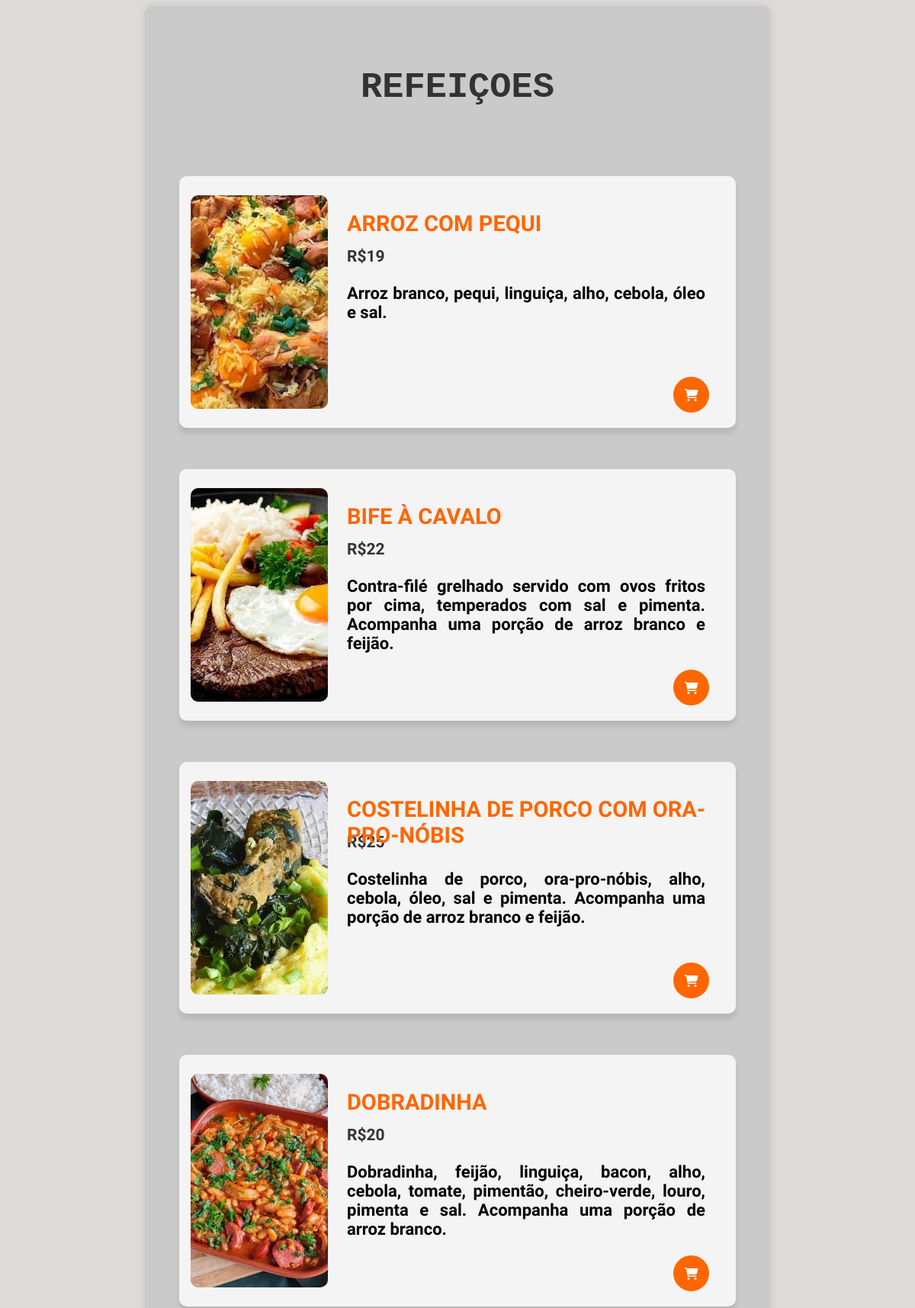
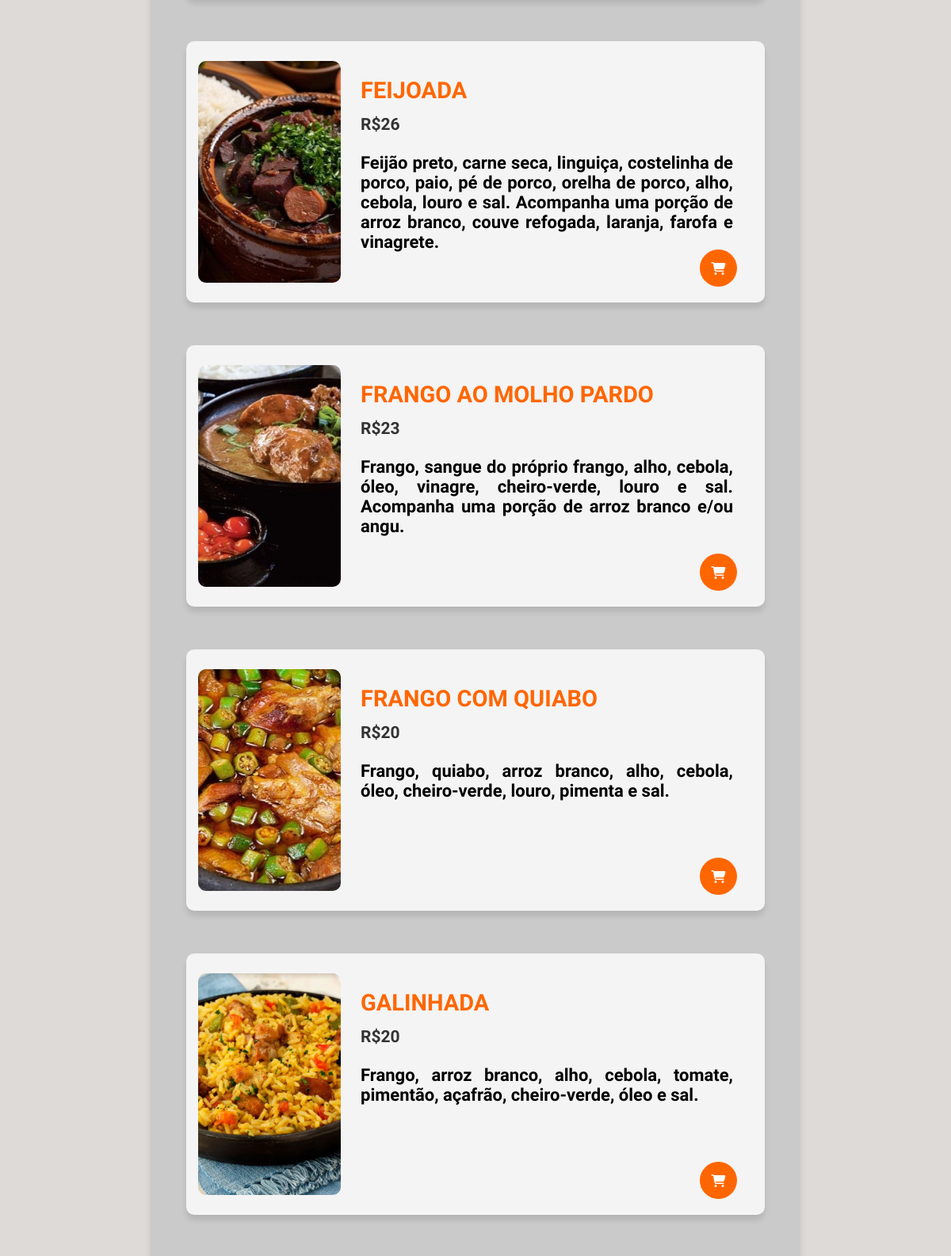
Page /menu/menuRefeicao.php (upper part) on the committed database (2 pictures, top to bottom).
### tables this page shows
CREATE TABLE IF NOT EXISTS `item` (
  `idItem` int NOT NULL AUTO_INCREMENT,
  `nome` varchar(150) NOT NULL DEFAULT '',
  `descricao` varchar(600) DEFAULT '',
  `tipo` varchar(15) NOT NULL,
  `valor` float DEFAULT NULL,
  `tamanho` varchar(50) DEFAULT NULL,
  `nomeImg` varchar(50) DEFAULT NULL,
  `quantidade` int DEFAULT '0',
  PRIMARY KEY (`idItem`)
);

### menu/menuRefeicao.php (the view, shortened to what this page needs)
<?php
 $sql = "SELECT * FROM item WHERE tipo = 'refeicao'";
 $result = mysqli_query($conexao, $sql);
?>
<!DOCTYPE html>
<html lang="pt-BR">
    <form action="adicionaItens.php" method="POST">
        <head>
            <link rel="stylesheet" href="menu.css">
            <link rel="stylesheet" href="https://cdnjs.cloudflare.com/ajax/libs/font-awesome/6.5.2/css/all.min.css" />
        </head>
        <body>
            <body>
                <div class="menu">
                    <h1>REFEIÇOES</h1>
                    <?php
                        while($cardapio = mysqli_fetch_assoc($result)){
                            echo "<div class='menu-item'><img src=img/".$cardapio['nomeImg']."><h2>".$cardapio['nome']."</h2><li>R$".$cardapio['valor']."</li><p class='text-bottom'>".$cardapio['descricao']."</p><button class='add-to-cart' name='insertItem'><input hidden name='redirect' value='menuRefeicao.php'><input hidden name='idItem' value='".$cardapio['idItem']."'></input><input hidden name='quantidade' value='".$cardapio['quantidade']."'></input><input hidden type='submit'><i class='fa-solid fa-cart-shopping'></i></button></div><br/>";
                        };
                    ?>
                </div>
        </body>
    </form>
</html>

### menu/menu.css (style rules this page uses)
body { font-family: 'Big Shoulders Text', cursive; background-color: #dddad8; display: flex; justify-content: center; align-items: center; }
.menu { background-color: #cacaca; border-radius: 10px; box-shadow: 0 0 10px rgba(0, 0, 0, 0.1); padding: 110px; max-width: 600px; width: 100%; padding-bottom: 50px; }
.menu h1 { text-align: center; color: #333; margin-bottom: 50px; font-family: monospace; font-size: 47px; margin-top: 10px; top: -40px; position: relative; }
.menu-item { position: relative; display: flex; padding: 15px; align-items: center; margin-bottom: 35px; background-color: #f4f4f4; border-radius: 10px; box-shadow: 0 7px 7px rgba(0, 0, 0, 0.1); transition: background-color 0.3s ease; width: 700px; height: 300px; margin-left: -65px; }
.menu-item img { width: 180px; height: 280px; object-fit: cover; border-radius: 10px; margin-right: 20px; }
.menu-item h2 { position: absolute; top: 45px; left: 220px; margin: 0; color: #ff6600; font-size: 29px; font-family: 'Big Shoulders Text', cursive; z-index: 2; }
.menu-item p { font-family: 'Big Shoulders Text', cursive; text-align: justify; margin-right: 20px; left: 5px; font-size: 22px; font-weight: bold; position: absolute; top: 119px; left: 220px; right: 20px; }
.add-to-cart { display: flex; justify-content: center; align-items: center; background-color: #ff6600; color: #ffffff; border: none; border-radius: 50%; padding: 10px 20px; cursor: pointer; font-family: 'Big Shoulders Text', cursive; font-size: 16px; transition: background-color 0.3s ease; position: absolute; bottom: 20px; right: 35px; width: 47px; height: 47px; }
.menu-item li { position: absolute; top: 93px; left: 220px; margin: 0; color: #333; font-size: 21px; font-family: 'Big Shoulders Text', cursive; list-style: none; font-weight: 800; }

### rows in the picture
item: nomeImg (picture), nome "ARROZ COM PEQUI", valor "19", descricao "Arroz branco, pequi, linguiça, alho, cebola, óleo e sal."
item: nomeImg (picture), nome "BIFE À CAVALO", valor "22", descricao "Contra-filé grelhado servido com ovos fritos por cima, temperados com sal e pimenta. Acompanha uma porção de arroz branco e feijão."
item: nomeImg (picture), nome "COSTELINHA DE PORCO COM ORA-PRO-NÓBIS", valor "25", descricao "Costelinha de porco, ora-pro-nóbis, alho, cebola, óleo, sal e pimenta. Acompanha uma porção de arroz branco e feijão."
item: nomeImg (picture), nome "DOBRADINHA", valor "20", descricao "Dobradinha, feijão, linguiça, bacon, alho, cebola, tomate, pimentão, cheiro-verde, louro, pimenta e sal. Acompanha uma porção de arroz branco."
item: nomeImg (picture), nome "FEIJOADA", valor "26", descricao "Feijão preto, carne seca, linguiça, costelinha de porco, paio, pé de porco, orelha de porco, alho, cebola, louro e sal. Acompanha uma porção de arroz branco, couve refogada, laranja, farofa e vinagrete."
item: nomeImg (picture), nome "FRANGO AO MOLHO PARDO", valor "23", descricao "Frango, sangue do próprio frango, alho, cebola, óleo, vinagre, cheiro-verde, louro e sal. Acompanha uma porção de arroz branco e/ou angu."
item: nomeImg (picture), nome "FRANGO COM QUIABO", valor "20", descricao "Frango, quiabo, arroz branco, alho, cebola, óleo, cheiro-verde, louro, pimenta e sal."
item: nomeImg (picture), nome "GALINHADA", valor "20", descricao "Frango, arroz branco, alho, cebola, tomate, pimentão, açafrão, cheiro-verde, óleo e sal."
